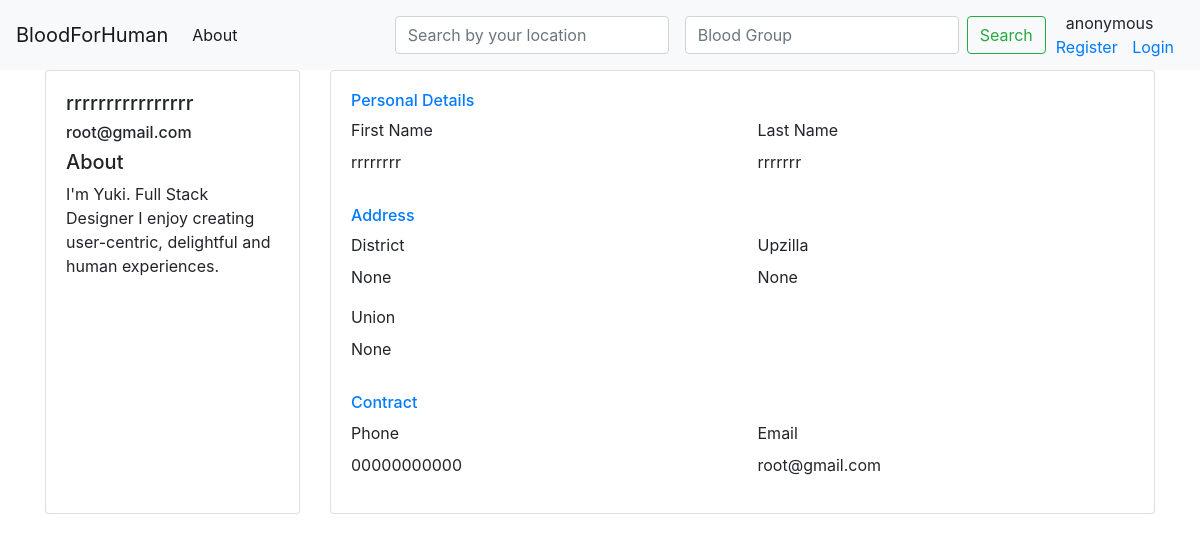
The app's page /Blood/Doner/Details/3, older data.
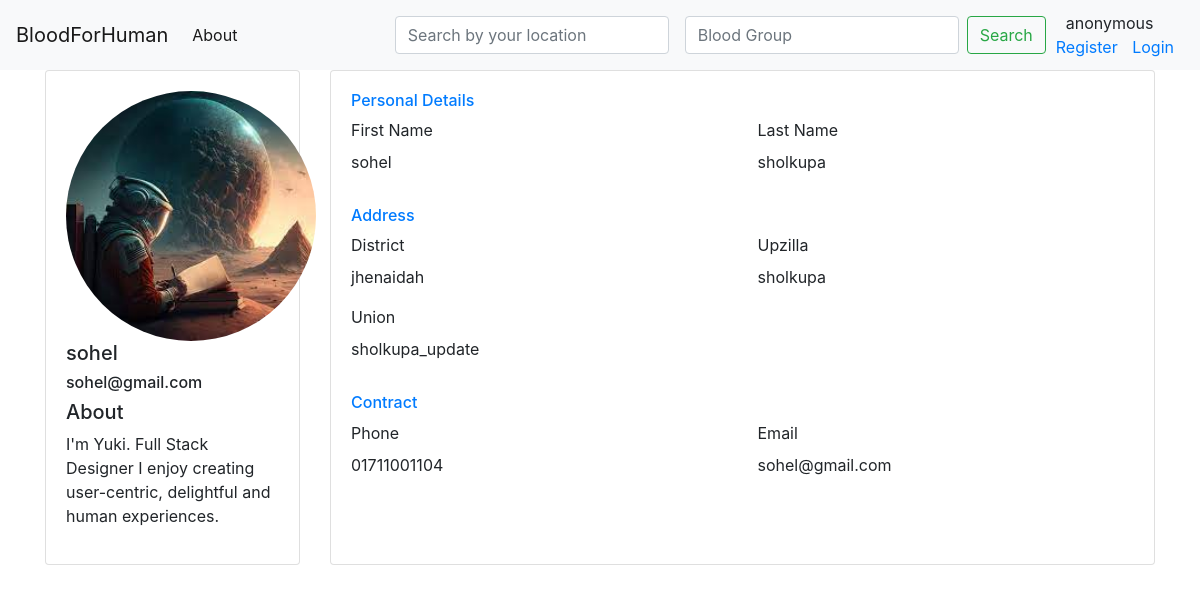
The same page, newer data.
### accounts/models.py (models this page shows, shortened)
class CustomUser(AbstractUser):
    username = models.CharField(max_length=50, unique=True)
    first_name = models.CharField(max_length=40,null=True, blank=True)
    last_name = models.CharField(max_length=40, null=True, blank=True)
    email = models.EmailField(unique=True)
    password = models.CharField(max_length=50)
    bloodgroup = models.CharField(max_length=10)
    registertime = models.DateTimeField(auto_now_add=True)
    updatetime = models.DateTimeField(auto_now=True)
    donateStatus = models.BooleanField(choices=DONATE_CHOICES, default=True, null=True, blank=True)
    district = models.CharField(max_length = 100, null=True, blank=True)
    subdistrict = models.CharField(max_length = 100, null=True, blank=True)
    union = models.CharField(max_length = 100, null=True, blank=True)
    contract = models.CharField(max_length=11)
    image = models.ImageField(upload_to='profile_images/', blank=True, null=True)
    location_track = models.CharField(max_length=500)

### Blood/views.py (the view)
# urls.py: path('Doner/Details/<int:pk>', views.DonerDetails.as_view(), name='donerdetails'),
class DonerDetails(View):
    template_name = "donerDetails.html"
    model = CustomUser
    def get(self, request, *args, **kwargs):
        pk = kwargs.get('pk')
        Doner = CustomUser.objects.get(id=pk)
        return render(request, self.template_name,{'Doner':Doner})

### Contextprocessor/context_processor.py (called while the page is built)
def profile_picture(request):
    if request.user.is_authenticated:
        profile_image = request.user.image if hasattr(request.user, 'image') else None
        print('profile_image==== context=',profile_image)
        return {'profile_image': profile_image}
    return {}

### Blood/templates/donerDetails.html (shortened to what this page needs)
{% extends "base.html" %}
{% load static %}
{% block content %}
<div class="container">
    <div class="row gutters">
    <div class="col-xl-3 col-lg-3 col-md-12 col-sm-12 col-12">
    <div class="card h-100">
        <div class="card-body">
            <div class="account-settings">
                <div class="user-profile">
                    {% if Doner.image %}
                    <div class="user-avatar">
                        <img class="profile" src="{{Doner.image.url}}" alt="Maxwell Admin">
                    </div>
                    {% endif %}
                    <h5 class="user-name">{{Doner.username}}</h5>
                    <h6 class="user-email">{{Doner.email}}</h6>
                </div>
                <div class="about">
                    <h5>About</h5>
                    <p>I'm Yuki. Full Stack Designer I enjoy creating user-centric, delightful and human experiences.</p>
                </div>
            </div>
        </div>
    </div>
    </div>
    <div class="col-xl-9 col-lg-9 col-md-12 col-sm-12 col-12">
    <div class="card h-100">
        <div class="card-body">
            <div class="row gutters">
                <div class="col-xl-12 col-lg-12 col-md-12 col-sm-12 col-12">
                    <h6 class="mb-2 text-primary">Personal Details</h6>
                </div>
                <div class="col-xl-6 col-lg-6 col-md-6 col-sm-6 col-12">
                    <div class="form-group">
                        <label for="fullName">First Name</label>
                        <p class="fields">{{Doner.first_name}}</p>
                    </div>
                </div>
                <div class="col-xl-6 col-lg-6 col-md-6 col-sm-6 col-12">
                    <div class="form-group">
                        <label for="eMail">Last Name </label>
                        <p class="fields">{{Doner.last_name}}</p>
                    </div>
                </div>
            </div>
            <div class="row gutters">
                <div class="col-xl-12 col-lg-12 col-md-12 col-sm-12 col-12">
                    <h6 class="mt-3 mb-2 text-primary">Address</h6>
                </div>
                <div class="col-xl-6 col-lg-6 col-md-6 col-sm-6 col-12">
                    <div class="form-group">
                        <label for="phone">District</label>
                        <p class="fields">{{Doner.district}}</p>
                    </div>
                </div>
                <div class="col-xl-6 col-lg-6 col-md-6 col-sm-6 col-12">
                    <div class="form-group">
                        <label for="website">Upzilla</label>
                        <p class="fields">{{Doner.subdistrict}}</p>
                    </div>
                </div>
                <div class="col-xl-6 col-lg-6 col-md-6 col-sm-6 col-12">
                    <div class="form-group">
                        <label for="Street">Union</label>
                        <p class="fields">{{Doner.union}}</p>
                    </div>
                </div>
                <div class="col-xl-12 col-lg-12 col-md-12 col-sm-12 col-12">
                    <h6 class="mt-3 mb-2 text-primary">Contract</h6>
                </div>
                <div class="col-xl-6 col-lg-6 col-md-6 col-sm-6 col-12">
                    <div class="form-group">
                        <label for="Street">Phone</label>
                        <p class="fields">{{Doner.contract}}</p>
                    </div>
                </div>
                <div class="col-xl-6 col-lg-6 col-md-6 col-sm-6 col-12">
                    <div class="form-group">
                        <label for="Street">Email</label>
                        <p class="fields">{{Doner.email}}</p>
                    </div>
                </div>
        </div>
    </div>
    </div>
    </div>
    </div>
{% endblock content %}

### templates/base.html (shortened to what this page needs)
<!DOCTYPE html>
<html lang="en">
<head>
    <link rel="stylesheet" href="https://cdn.jsdelivr.net/npm/bootstrap@4.0.0/dist/css/bootstrap.min.css">
</head>
<body>
    <nav class="navbar navbar-expand-lg navbar-light  bg-light">
        <a class="navbar-brand" href="{% url 'home' %}">BloodForHuman</a>
        <div class="collapse navbar-collapse" id="navbarSupportedContent">
          <ul class="navbar-nav mr-auto">
            <li class="nav-item active">
              <a class="nav-link" href="#">About<span class="sr-only">(current)</span></a>
            </li>
          </ul>
          <form class="form-inline my-4 my-lg-0" action="{% url 'searchbar' %}" method="post">
            <input id="location" name="location" class="form-control mr-sm-3" type="search" placeholder="Search by your location" aria-label="Search">
            <input id="bloodgroup" name="bloodgroup" class="form-control mr-sm-2" type="search" placeholder="Blood Group" aria-label="Search">
            <button class="btn btn-outline-success my-3 my-sm-2" type="submit">Search</button>
          </form>
           {% if user.username %}
          <div>
          <div>
            <div class="user-profile">
            {% if profile_image %}
                <img class="image-size" src="{{ profile_image.url }}" alt="Profile Picture" title="{{ request.user.username }}">
            {% endif %}
           </div>
           </div>
          <a style="margin-left: 10px " href="{% url 'profile' request.user.id %}">Profile</a>
          <a style="margin: 10px " href="{% url 'logout' %}">Logout</a>
          </div>
          </div>
          {% else %}
             <div>
          <div style="margin-left: 20px">anonymous</div>
          <a style="margin-left: 10px " href="{% url 'register' %}">Register</a>
          <a style="margin: 10px " href="{% url 'login' %}">Login</a>
          </div>
          </div>
          {% endif %}
      </nav>
      {% block content %}
      {% endblock content %}
</body>
</html>

### Blood/templates/donerDetails.html (style rules this page uses)
.profile { width: 250px; border-radius: 50%; }

Row changes from the older to the newer data that the page shows:
changed CustomUser: image: picture added; username "rrrrrrrrrrrrrrrr" → "sohel"; email "root@gmail.com" → "sohel@gmail.com"; first_name "rrrrrrrr" → "sohel"; last_name "rrrrrrr" → "sholkupa"; district "None" → "jhenaidah"; subdistrict "None" → "sholkupa"; union "None" → "sholkupa_update"; contract "00000000000" → "01711001104"
